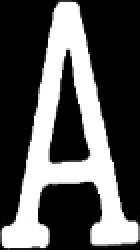
#> input picture src/imgs/Ace.jpg, 70 x 125 px, given in place of stream, which was not available (shown 2 times larger)
$ python card.py
#> lines starting #> are read from the running program, lines starting #| are printed output that depends on the picture; after the words box and inside, x2 and y2 are one past the last pixel; in counts of white or black regions, pixels touching at a corner belong together; pictures that were not available may be replaced by others from this repository, and a replacement may not be noted
import cv2
# import numpy as np

# URL of the video stream from ESP32-CAM
url = "http://192.168.100.124:81/stream"

# Open the video stream
cap = cv2.VideoCapture(url)

while True:
    ret, frame = cap.read()
#> frame is the input picture: shape (125, 70, 3); min 0, max 255, mean 86.4
    if not ret:
        print("Failed to grab frame")
        break

    # Convert to grayscale
    gray = cv2.cvtColor(frame, cv2.COLOR_BGR2GRAY)

    # Apply Gaussian blur
    blurred = cv2.GaussianBlur(gray, (5, 5), 0)
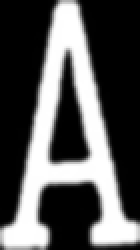
#> blurred: shape (125, 70) (shown 2 times larger); min 0, max 255, mean 86.8

    # Perform edge detection
    edged = cv2.Canny(blurred, 50, 150)
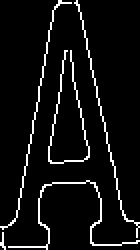
#> edged: shape (125, 70) (shown 2 times larger); 6.3% white in thin lines or dots

    # Find contours
    contours, _ = cv2.findContours(edged, cv2.RETR_EXTERNAL, cv2.CHAIN_APPROX_SIMPLE)
#> contours = 5 contours, all with area under 20

    # Draw contours
    for contour in contours:
        if cv2.contourArea(contour) > 1000:  # Adjust the contour area threshold as needed
            cv2.drawContours(frame, [contour], -1, (0, 255, 0), 2)
#> this loop made 5 passes

    cv2.imshow('ESP32-CAM', frame)

    if cv2.waitKey(1) & 0xFF == ord('q'):
#> (key q is pressed here)
        break

cap.release()
cv2.destroyAllWindows()

$ run again, on src/imgs/Eight.jpg
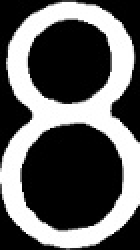
#> input picture src/imgs/Eight.jpg, 70 x 125 px, given in place of stream, which was not available (shown 2 times larger)
#> frame is the input picture: shape (125, 70, 3); min 0, max 255, mean 96.6
#> `edged = cv2.Canny(blurred, 50, 150)`:
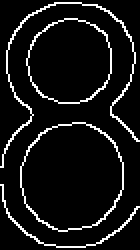
#> edged: shape (125, 70) (shown 2 times larger); 8.2% white in thin lines or dots
#> contours = 4 contours; box (x1, y1, x2, y2) and area: (10, 61, 62, 116) 2182, (13, 9, 56, 52) 1408, (0, 1, 70, 84) 71, (0, 92, 70, 124) 32
#> the loop `for contour in contours:` made 4 passes
#> after the loop `for contour in contours:`:
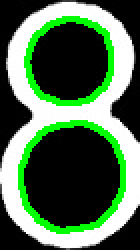
#> frame: shape (125, 70, 3) (shown 2 times larger); 11.77% of pixels changed, all inside (x1, y1, x2, y2) = (9, 8, 63, 117)

$ run again, on src/imgs/Five.jpg
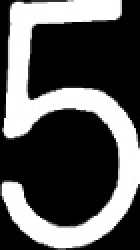
#> input picture src/imgs/Five.jpg, 70 x 125 px, given in place of stream, which was not available (shown 2 times larger)
#> frame is the input picture: shape (125, 70, 3); min 0, max 255, mean 88.2
#> `blurred = cv2.GaussianBlur(gray, (5, 5), 0)`:
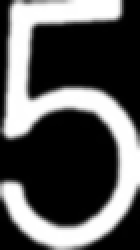
#> blurred: shape (125, 70) (shown 2 times larger); min 0, max 255, mean 88.6
#> `edged = cv2.Canny(blurred, 50, 150)`:
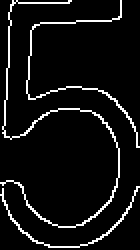
#> edged: shape (125, 70) (shown 2 times larger); 6.8% white in thin lines or dots
#> contours = 3 contours, 1 with area under 20; largest, box (x1, y1, x2, y2) and area: (0, 0, 60, 114) 50, (0, 93, 70, 124) 34
#> the loop `for contour in contours:` made 3 passes

$ run again, on src/imgs/Four.jpg
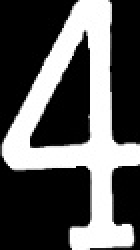
#> input picture src/imgs/Four.jpg, 70 x 125 px, given in place of stream, which was not available (shown 2 times larger)
#> frame is the input picture: shape (125, 70, 3); min 0, max 255, mean 90.2
#> `blurred = cv2.GaussianBlur(gray, (5, 5), 0)`:
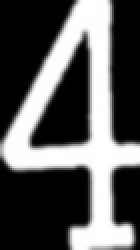
#> blurred: shape (125, 70) (shown 2 times larger); min 0, max 255, mean 90.4
#> `edged = cv2.Canny(blurred, 50, 150)`:
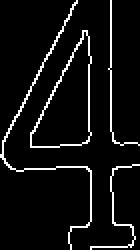
#> edged: shape (125, 70) (shown 2 times larger); 6.3% white in thin lines or dots
#> contours = 4 contours, 2 with area under 20; largest, box (x1, y1, x2, y2) and area: (15, 15, 46, 74) 966, (0, 0, 46, 125) 45
#> the loop `for contour in contours:` made 4 passes
